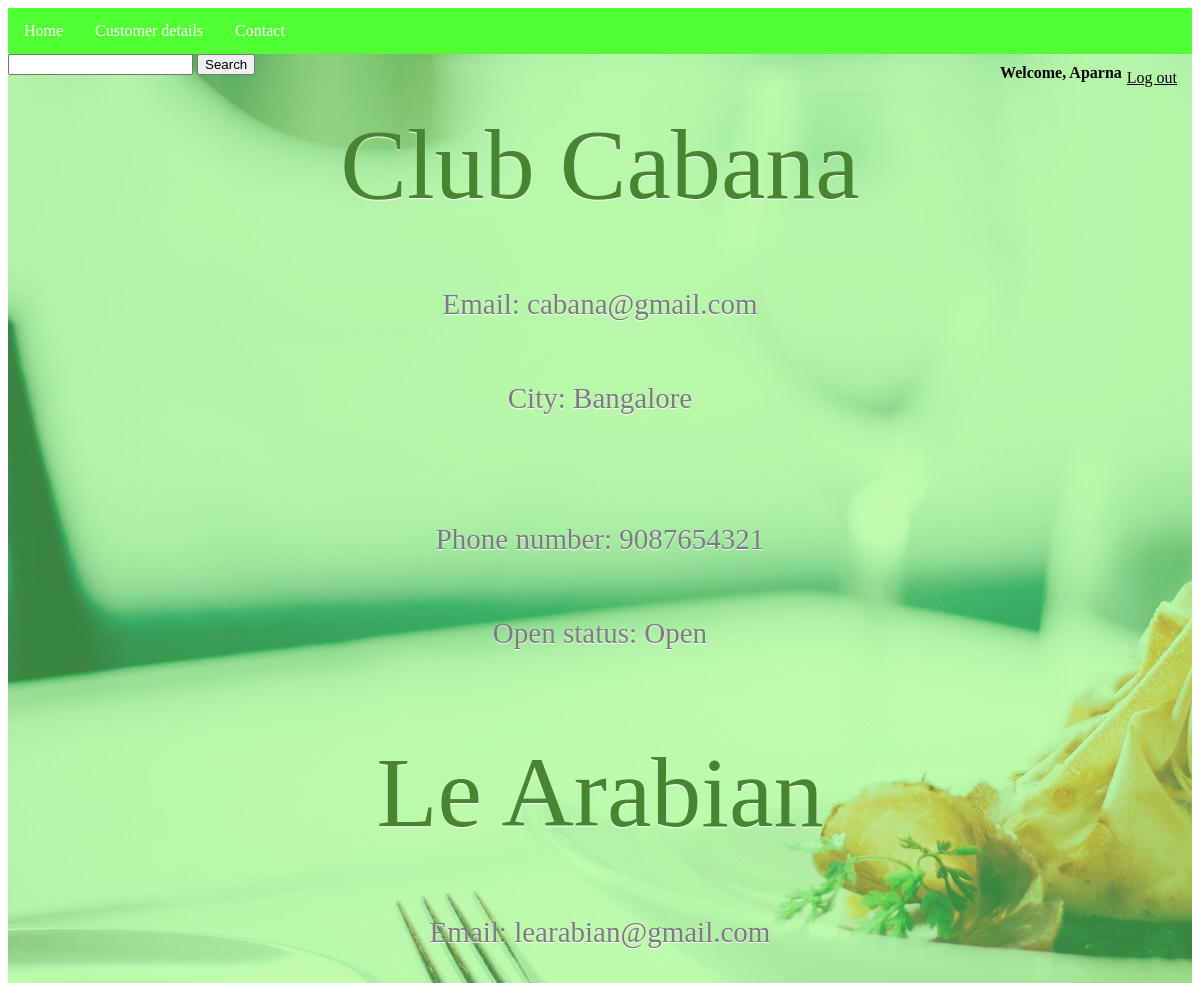
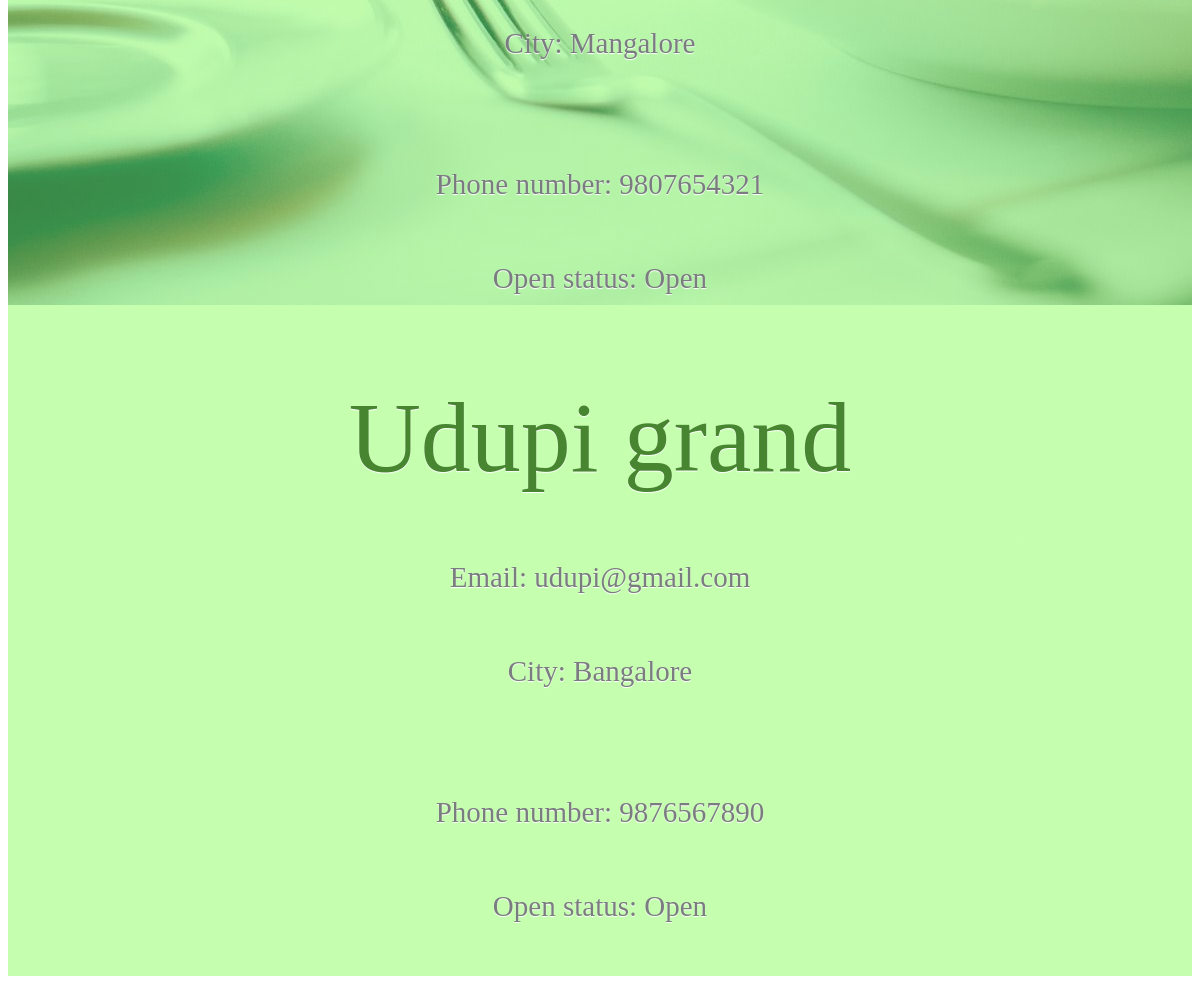
Page /recommendation.php (signed in) on the committed database (2 pictures, top to bottom).
### tables this page shows
CREATE TABLE `res_register` (
  `resname` varchar(100) NOT NULL,
  `email` varchar(100) NOT NULL,
  `password` varchar(50) NOT NULL,
  `city` varchar(80) NOT NULL,
  `owner` varchar(50) DEFAULT NULL,
  `phone` bigint(10) NOT NULL,
  `status` varchar(50) NOT NULL,
  `cuisines` varchar(50) NOT NULL,
  PRIMARY KEY (`resname`)
);

### recommendation.php (the view, shortened to what this page needs)
<?php
include('connect.php');
?>
<?php
$username = $_SESSION['username'];
	$query = "select resname, email, city, phone, status from res_register where cuisines in (select rcuisine from review where cusername ='$username')";
	$result = mysqli_query($db, $query);
?>
<!DOCTYPE html>
<html>
<head>
</head>
<body>
<div class="tinted-image">
<ul>
  <li><a class="active" href="cus_home.php">Home</a></li>
  <li><a href="cus_details.php">Customer details</a></li>
  <li><a href="contact.html">Contact</a></li>
</ul>
<div style="float:right; color:black;padding:10px">
         <strong>
    <?php
        echo "Welcome, ";echo $_SESSION['username'];
         ?></strong>
    <a style="float:right; color:black;padding:5px" href="logout.php">Log out</a>
</div>
<form action="search.php" method="POST">
    <input type="text" name="query" />
    <input type="submit" value="Search" />
</form>
<article>
	<?php while($row=mysqli_fetch_array($result, MYSQLI_ASSOC))
  {
	echo "<h6> ".$row['resname']." </h6><br>";
	echo "<p> Email: ".$row['email']."</p>";
	echo "<p>City: ".$row['city']."</p><br>";
	echo "<p>Phone number: ".$row['phone']."</p>";
	echo "<p>Open status: ".$row['status']."</p><br>";
  }?>
  </article>
  </div>
</body>
</html>

### recommendation.php (style rules this page uses)
h6 { color: #478530; font-family: "Great Vibes", cursive; font-size: 100px; line-height: 100px; font-weight: normal; margin-bottom: 0px; margin-top: 40px; text-align: center; text-shadow: 0 1px 1px #fff; }
p { color: #7a7c7f; font-size: 29px; font-family: "Libre Baskerville", serif; line-height: 45px; text-align: center; text-shadow: 0 1px 1px #fff; padding-top: 20px; }
ul { list-style-type: none; margin: 0; padding: 0; overflow: hidden; background-color: #52ff33; }
li { float: left; }
li a { display: block; color: white;x text-align: center; padding: 14px 16px; text-decoration: none; }
.tinted-image { background: linear-gradient( rgba(125, 254, 76, 0.45), rgba(125, 254, 76, 0.45) ), url(image.jpg); background-repeat: no-repeat; }

### rows in the picture
res_register: resname "Club Cabana", email "cabana@gmail.com", city "Bangalore", phone "9087654321", status "Open"
res_register: resname "Le Arabian", email "learabian@gmail.com", city "Mangalore", phone "9807654321", status "Open"
res_register: resname "Udupi grand", email "udupi@gmail.com", city "Bangalore", phone "9876567890", status "Open"

### other values in the picture
$_SESSION['username'] "Aparna"
